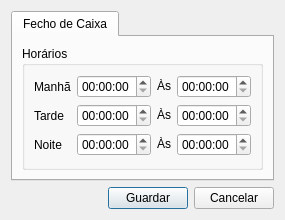
<?xml version="1.0" encoding="UTF-8"?>
<ui version="4.0">
 <class>SettingsDialog</class>
 <widget class="QDialog" name="SettingsDialog">
  <property name="geometry">
   <rect>
    <x>0</x>
    <y>0</y>
    <width>276</width>
    <height>210</height>
   </rect>
  </property>
  <property name="windowTitle">
   <string>Configurações</string>
  </property>
  <layout class="QVBoxLayout" name="verticalLayout">
   <property name="sizeConstraint">
    <enum>QLayout::SetFixedSize</enum>
   </property>
   <item>
    <widget class="QTabWidget" name="tabWidget">
     <property name="currentIndex">
      <number>0</number>
     </property>
     <widget class="QWidget" name="tab">
      <attribute name="title">
       <string>Fecho de Caixa</string>
      </attribute>
      <layout class="QVBoxLayout" name="verticalLayout_2">
       <item>
        <widget class="QGroupBox" name="groupBox">
         <property name="title">
          <string>Horários</string>
         </property>
         <layout class="QFormLayout" name="formLayout">
          <item row="0" column="0">
           <widget class="QLabel" name="label">
            <property name="text">
             <string>Manhã</string>
            </property>
           </widget>
          </item>
          <item row="0" column="1">
           <layout class="QHBoxLayout" name="horizontalLayout">
            <property name="sizeConstraint">
             <enum>QLayout::SetFixedSize</enum>
            </property>
            <item>
             <widget class="QTimeEdit" name="MornShiftBeginTime"/>
            </item>
            <item>
             <widget class="QLabel" name="label_3">
              <property name="sizePolicy">
               <sizepolicy hsizetype="Fixed" vsizetype="Fixed">
                <horstretch>0</horstretch>
                <verstretch>0</verstretch>
               </sizepolicy>
              </property>
              <property name="text">
               <string>Às</string>
              </property>
             </widget>
            </item>
            <item>
             <widget class="QTimeEdit" name="MornShiftEndTime"/>
            </item>
           </layout>
          </item>
          <item row="1" column="0">
           <widget class="QLabel" name="label_6">
            <property name="text">
             <string>Tarde</string>
            </property>
           </widget>
          </item>
          <item row="1" column="1">
           <layout class="QHBoxLayout" name="horizontalLayout_2">
            <property name="sizeConstraint">
             <enum>QLayout::SetFixedSize</enum>
            </property>
            <item>
             <widget class="QTimeEdit" name="AftShiftBeginTime"/>
            </item>
            <item>
             <widget class="QLabel" name="label_5">
              <property name="sizePolicy">
               <sizepolicy hsizetype="Fixed" vsizetype="Fixed">
                <horstretch>0</horstretch>
                <verstretch>0</verstretch>
               </sizepolicy>
              </property>
              <property name="text">
               <string>Às</string>
              </property>
             </widget>
            </item>
            <item>
             <widget class="QTimeEdit" name="AftShiftEndTime"/>
            </item>
           </layout>
          </item>
          <item row="2" column="0">
           <widget class="QLabel" name="label_9">
            <property name="text">
             <string>Noite</string>
            </property>
           </widget>
          </item>
          <item row="2" column="1">
           <layout class="QHBoxLayout" name="horizontalLayout_3">
            <property name="sizeConstraint">
             <enum>QLayout::SetFixedSize</enum>
            </property>
            <item>
             <widget class="QTimeEdit" name="NightShiftBeginTime"/>
            </item>
            <item>
             <widget class="QLabel" name="label_8">
              <property name="sizePolicy">
               <sizepolicy hsizetype="Fixed" vsizetype="Fixed">
                <horstretch>0</horstretch>
                <verstretch>0</verstretch>
               </sizepolicy>
              </property>
              <property name="text">
               <string>Às</string>
              </property>
             </widget>
            </item>
            <item>
             <widget class="QTimeEdit" name="NightShiftEndTime"/>
            </item>
           </layout>
          </item>
         </layout>
        </widget>
       </item>
      </layout>
     </widget>
    </widget>
   </item>
   <item>
    <layout class="QHBoxLayout" name="horizontalLayout_4">
     <item>
      <spacer name="horizontalSpacer">
       <property name="orientation">
        <enum>Qt::Horizontal</enum>
       </property>
       <property name="sizeHint" stdset="0">
        <size>
         <width>40</width>
         <height>20</height>
        </size>
       </property>
      </spacer>
     </item>
     <item alignment="Qt::AlignRight">
      <widget class="QPushButton" name="SaveButton">
       <property name="sizePolicy">
        <sizepolicy hsizetype="Fixed" vsizetype="Fixed">
         <horstretch>0</horstretch>
         <verstretch>0</verstretch>
        </sizepolicy>
       </property>
       <property name="text">
        <string>Guardar</string>
       </property>
      </widget>
     </item>
     <item>
      <widget class="QPushButton" name="CancelButton">
       <property name="sizePolicy">
        <sizepolicy hsizetype="Fixed" vsizetype="Fixed">
         <horstretch>0</horstretch>
         <verstretch>0</verstretch>
        </sizepolicy>
       </property>
       <property name="text">
        <string>Cancelar</string>
       </property>
      </widget>
     </item>
    </layout>
   </item>
  </layout>
 </widget>
 <resources/>
 <connections/>
</ui>
